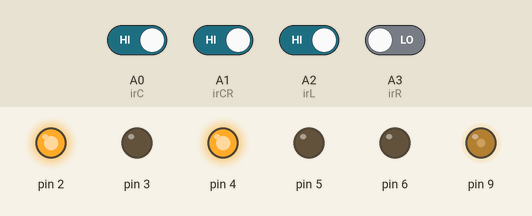
A sketch run on a simulated Arduino Uno, built with avr-gcc and run on an emulated ATmega328P. Parts: output pins drawn as LEDs (lit = HIGH). Inputs (shaded band) come from the test bench; at power-on: A0 (irC), A1 (irCR), A2 (irL) HIGH, A3 (irR) LOW.

Above: at 0.2 s.
Timing chart, 0 to 40.0 s (numbered marks = the images above):
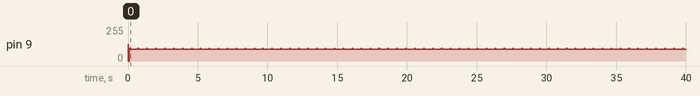

The sketch:

MazeSolver.ino
```cpp
//=============================Includes===============================================//

#include "HBridgeMotors.h"

//=============================Motors Macros==========================================//

#define inl1 2
#define inl2 3
#define enl 6
#define inr1 4
#define inr2 5
#define enr 9

#define NSpeedL 124  // Normal Speed Left
#define NSpeedR 124  // Normal Speed Rigth
#define FSpeedL 150  // Faster Speed Left
#define FSpeedR 150  // Faster Speed Right

//===============================Irs Macros===========================================//

#define irC A0   // Center IR
#define irCR A1  // Center Right IR
#define irL A2   // Left IR
#define irR A3   // Right IR

#define isBlack(IR) digitalRead(IR)

//============================Ojbects Initialization==================================//

HBridgeMotors motors(inl1, inl2, enl, inr1, inr2, enr);

//============================Functions Declerations==================================//

void makeDecision();

//==============================Global Variabels======================================//

bool Ends = 0, TurnLS1 = 0, TurnLS2 = 0,
     ForwardR = 0, TurnR = 0, Reversing = 0;

unsigned long ForwardRT = 0;

//==================================Void Setup========================================//

void setup() {
  motors.initIOMotor();

  pinMode(irC, INPUT);
  pinMode(irCR, INPUT);
  pinMode(irL, INPUT);
  pinMode(irR, INPUT);

  motors.setDirs(Forward, Forward);
  motors.setDurs(10, 4);
}

//==================================Void Loop=========================================//

void loop() {
  if (Ends) {

    motors.runConstSpeeds(0, 0);

  } else if (TurnLS1) {

    motors.runPWMSpeeds(0, NSpeedR);
    if (!isBlack(irC)) {
      TurnLS1 = 0;
      TurnLS2 = 1;
    }

  } else if (TurnLS2) {

    motors.runPWMSpeeds(0, NSpeedR);
    if (isBlack(irC))
      TurnLS2 = 0;

  } else if (ForwardR) {

    motors.runPWMSpeeds(NSpeedL, FSpeedR);
    if (millis() - ForwardRT >= 500) {
      ForwardR = 0;
      Reversing = 1;
    }

  } else if (TurnR) {

    motors.runPWMSpeeds(NSpeedL, 0);
    if (isBlack(irC) || isBlack(irL))
      TurnR = 0;

  } else if (Reversing) {

    motors.runPWMSpeeds(NSpeedL, NSpeedR);
    if (isBlack(irC) || isBlack(irL)) {
      Reversing = 0;
      motors.setDirs(Forward, Forward);
    }

  } else {

    makeDecision();
  }
}

//===========================Make Car Decision Defenetion=============================//

void makeDecision() {
  if (isBlack(irC) && isBlack(irCR) && isBlack(irL) && isBlack(irR)) {

    Ends = 1;

  } else if (isBlack(irL)) {

    TurnLS1 = 1;

  } else if (isBlack(irC)) {

    motors.runPWMSpeeds(NSpeedL, NSpeedR);

  } else if (!isBlack(irC) && isBlack(irCR)) {

    motors.runPWMSpeeds(FSpeedL, NSpeedR);

  } else if (!isBlack(irC) && !isBlack(irCR)) {

    ForwardR = 1;
    ForwardRT = millis();

  } else if (isBlack(irR)) {

    TurnR = 1;

  } else {

    motors.setDirs(Backward, Forward);
    Reversing = 1;
  }
}
```

HBridgeMotors.cpp
```cpp
#include <Arduino.h>
#include "HBridgeMotors.h"

int runDur = 1, stopDur = 0;
bool running = 0;
unsigned long x = 0;

void HBridgeMotors::initIOMotor() {
  pinMode(INL1, OUTPUT);
  pinMode(INL2, OUTPUT);
  pinMode(INR1, OUTPUT);
  pinMode(INR2, OUTPUT);
  pinMode(ENL, OUTPUT);
  pinMode(ENR, OUTPUT);
}

void HBridgeMotors::setDirs(bool dirL, bool dirR) {
  digitalWrite(INL1, dirL);
  digitalWrite(INL2, !dirL);
  digitalWrite(INR1, dirR);
  digitalWrite(INR2, !dirR);
}

void HBridgeMotors::setDurs(int x, int y) {
  runDur = x;
  stopDur = y;
}

void HBridgeMotors::runConstSpeeds(int speedL, int speedR) {
  analogWrite(ENL, speedL);
  analogWrite(ENR, speedR);
}

void HBridgeMotors::runPWMSpeeds(int speedL, int speedR) {
  if (!running && millis() - x >= stopDur) {
    running = 1;
    x = millis();
    runConstSpeeds(speedL, speedR);
  } else if (running && millis() - x >= runDur) {
    running = 0;
    x = millis();
    runConstSpeeds(0, 0);
  }
}
```

HBridgeMotors.h
```cpp
#define Forward 1
#define Backward 0

class HBridgeMotors {
private:
  byte INL1;
  byte INL2;
  byte ENL;
  byte INR1;
  byte INR2;
  byte ENR;
public:
  HBridgeMotors(byte inl1, byte inl2, byte enl, byte inr1, byte inr2, byte enr)
    : INL1(inl1), INL2(inl2), ENL(enl), INR1(inr1), INR2(inr2), ENR(enr) {}
  void initIOMotor();
  void setDirs(bool dirL, bool dirR);
  void setDurs(int runDur, int stopDur);
  void runConstSpeeds(int speedL, int speedR);
  void runPWMSpeeds(int speedL, int speedR);
};
```
